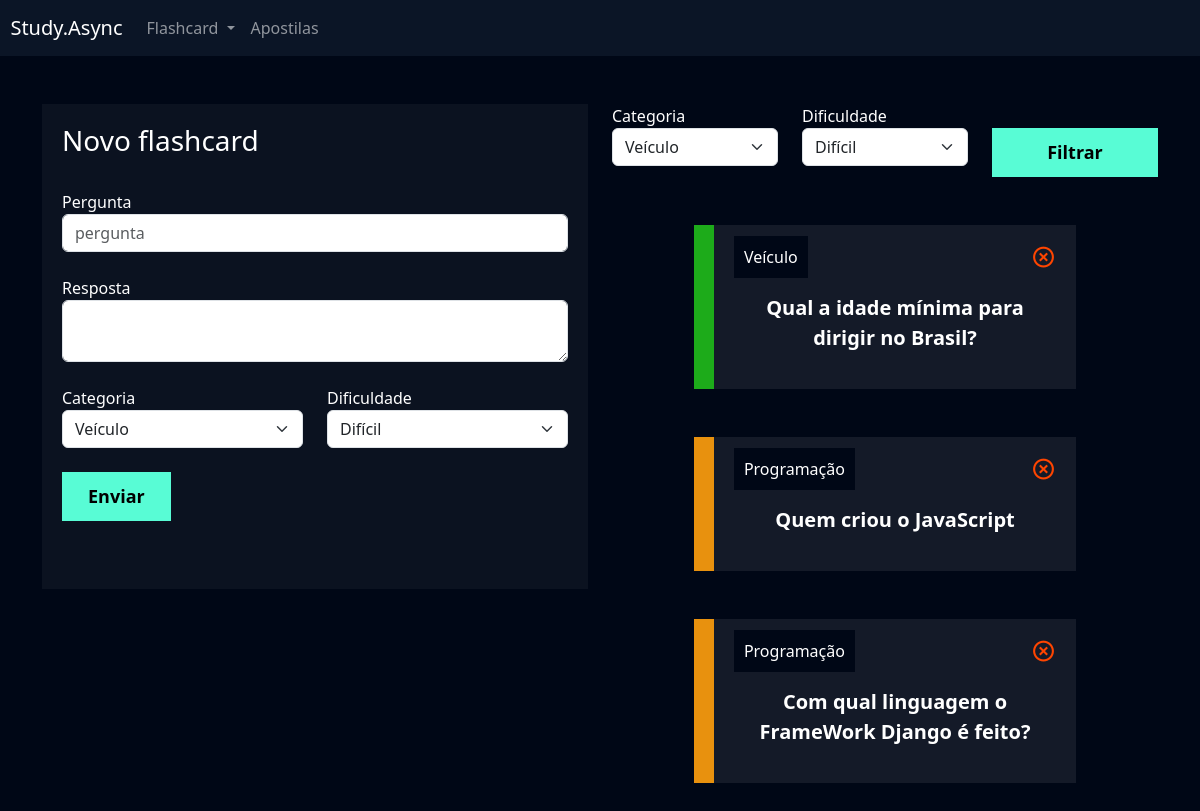
Page /flashcard/novo_flashcard/ (signed in) on the committed database.
### flashcard/models.py (models this page shows, shortened)
class Flashcard(models.Model):
    DIFICULDADE_CHOICES = (('D', 'Difícil'), ('M', 'Médio'), ('F', 'Fácil'))
    user = models.ForeignKey(User, on_delete=models.DO_NOTHING)
    pergunta = models.CharField(max_length=100)
    resposta = models.TextField()
    categoria = models.ForeignKey(Categoria, on_delete=models.DO_NOTHING)
    dificuldade = models.CharField(max_length=1, choices=DIFICULDADE_CHOICES)
    @property
    def css_dificuldade(self):
        if self.dificuldade == 'F':
            return "flashcard-facil"
        elif self.dificuldade == 'M':
            return "flashcard-medio"
        elif self.dificuldade == 'D':
            return "flashcard-dificil"

class Categoria(models.Model):
    nome = models.CharField(max_length=20)
    def __str__(self):
        return self.nome

### flashcard/views.py (the view, shortened to what this page needs)
# urls.py: path('novo_flashcard/', novo_flashcard, name="novo_flashcard"),
def novo_flashcard(request):
    if not request.user.is_authenticated:
        return redirect('/usuarios/login/')
    if request.method == 'GET':
        categorias = Categoria.objects.all()
        dificuldades = Flashcard.DIFICULDADE_CHOICES
        flashcards = Flashcard.objects.filter(user=request.user)
        categoria_filtrar = request.GET.get('categoria')
        dificuldade_filtrar = request.GET.get('dificuldade')
        if categoria_filtrar:
            flashcards = flashcards.filter(categoria__id=categoria_filtrar)
        if dificuldade_filtrar:
            flashcards = flashcards.filter(dificuldade=dificuldade_filtrar)
        context = {
            'categorias': categorias,
            'dificuldades': dificuldades,
            'flashcards': flashcards
        }
        return render(request, 'novo_flashcard.html', context)

### flashcard/templates/novo_flashcard.html (shortened to what this page needs)
{% extends "base.html" %}
{% load static %}
{% block 'cabecalho' %}
<link href="{% static 'usuarios/css/cadastro.css' %}" rel="stylesheet">
<link href="{% static 'flashcard/css/novo_flashcard.css' %}" rel="stylesheet">
<link href='https://unpkg.com/boxicons@2.1.4/css/boxicons.min.css' rel='stylesheet'>
{% endblock 'cabecalho' %}
{% block 'conteudo' %}
{% include 'partials/header.html' %}
<div class="container">
    <br>
    <br>
    <div class="row">
        <div class="col-md">
            <div class="box-form">
                <form action="{% url 'novo_flashcard' %}" method="POST"> {% csrf_token %}
                    <h3>Novo flashcard</h3>
                    <br>
                    <label>Pergunta</label>
                    <input type="text" class="form-control" placeholder="pergunta" name="pergunta">
                    <br>
                    <label>Resposta</label>
                    <textarea class="form-control" name="resposta"></textarea>
                    <br>
                    <div class="row">
                        <div class="col-md">
                            <label for="">Categoria</label>
                            <select class="form-select" name="categoria">
                                {% for categoria in categorias %}
                                    <option value="{{categoria.id}}">{{categoria.nome}}</option>
                                {% endfor %}
                            </select>
                        </div>
                        <div class="col-md">
                            <label for="">Dificuldade</label>
                            <select class="form-select" name="dificuldade">
                                {% for dificuldade in dificuldades %}
                                    <option value="{{dificuldade.0}}">{{dificuldade.1}}</option>
                                {% endfor %}
                            </select>
                        </div>
                    </div>
                    <br>
                    <input type="submit" value="Enviar" class="btn-cadastro">
                    <br>
                    <br>
                    <br>
                </form>
            </div>
        </div>
        <div class="col-md">
            <form action="{% url 'novo_flashcard' %}" method="GET">
                <div class="row">
                    <div class="col-md">
                        <label for="">Categoria</label>
                        <select name="categoria" id="" class="form-select">
                            {% for categoria in categorias %}
                                    <option value="{{categoria.id}}">{{categoria.nome}}</option>
                            {% endfor %}
                        </select>
                    </div>
                    <div class="col-md">
                        <label for="">Dificuldade</label>
                        <select name="dificuldade" id="" class="form-select">
                            {% for dificuldade in dificuldades %}
                                <option value="{{dificuldade.0}}">{{dificuldade.1}}</option>
                            {% endfor %}
                        </select>
                    </div>
                    <div class="col-md">
                        <br>
                        <input type="submit" style="width: 100%" value="Filtrar" class="btn-cadastro">
                    </div>
                </div>
            </form>
            <br>
            <br>
            {% for flash in flashcards %}
                <div class="box-new-flashcard" onclick="flip_card({{flash.id}})">
                    <div class="flashcard {{flash.css_dificuldade}}">
                        <div class="flashcard-categoria">
                            {{flash.categoria}}
                        </div>
                        <a href="{% url 'deletar_flashcard' flash.id %}"><i class='icone-exit bx bx-x-circle'></i></a>
                        <br>
                        <br>
                        <div class="flashcard-box-item">
                            <p class="flashcard-item">{{flash.pergunta}}</p>
                        </div>
                    </div>
                </div>
                <br>
                <br>
            {% endfor %}
            <br>
            <br>
        </div>
    </div>
</div>
{% endblock 'conteudo' %}

### templates/static/usuarios/css/cadastro.css (style rules this page uses)
* { margin: 0; padding: 0; }
.box-form { padding: 20px; background-color: rgba(217, 217, 217, .05); color: white !important; }
.btn-cadastro { padding: 10px; background-color: #58fcd5; border: none; border: 1px solid #58fcd5; font-size: 18px; font-weight: bold; padding-left: 25px; padding-right: 25px; }

### templates/static/flashcard/css/novo_flashcard.css (style rules this page uses)
.box-new-flashcard { width: 70%; margin: auto; }
.flashcard { background-color: rgba(255, 255, 255, .08); padding: 20px; }
.flashcard-box-item { text-align: center; }
.flashcard p { font-size: 20px; font-weight: bold; cursor: pointer; }
.flashcard-facil { border-left: 20px solid #1DAB1A; }
.flashcard-medio { border-left: 20px solid #E8910E; }
.flashcard-categoria { background-color: var(--dark-color); display: inline; padding: 10px; }
.icone-exit { float: right; font-size: 25px; color: orangered; }

### templates/static/geral/css/base.css (style rules this page uses)
:root { --main-color: #0b1526; --dark-color: #000716; --secondary-dark-color: rgb(15, 2, 26); --light-color: #00c1f3; --contrast-color: #f4c96b; --differential-color: #58fcd5; }
body { background-color: var(--dark-color) !important; color: white !important; }

### rows in the picture
Flashcard: categoria "Veículo", pergunta "Qual a idade mínima para dirigir no Brasil?"
Flashcard: categoria "Programação", pergunta "Quem criou o JavaScript"
Flashcard: categoria "Programação", pergunta "Com qual linguagem o FrameWork Django é feito?"

### other values in the picture
form field categoria "Veículo"
form field dificuldade "Difícil"
